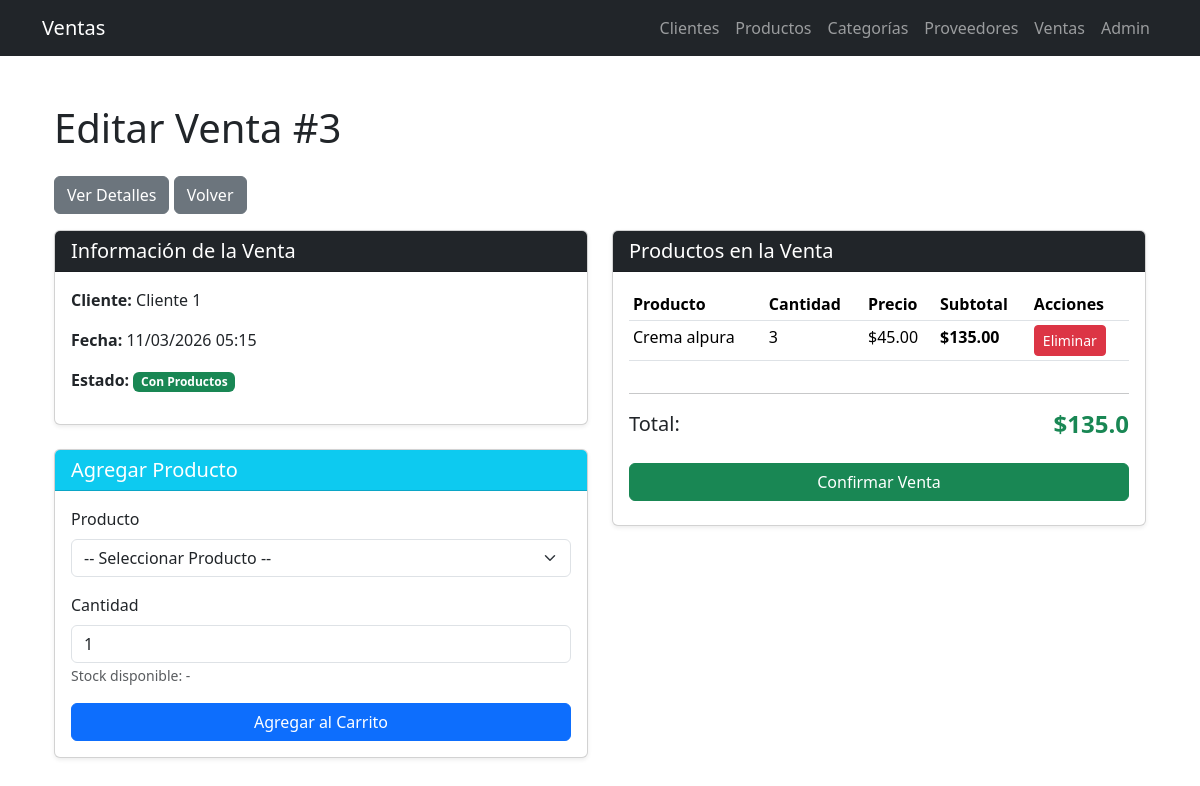
Page /ventas/3/editar/ on the committed database.
### ventas/infrastructure/django_models/__init__.py (models this page shows, shortened)
class ClienteModel(models.Model):
    nombre = models.CharField(max_length=100)
    email = models.EmailField(blank=True, null=True)
    calle = models.CharField(max_length=255, blank=True, null=True)
    colonia = models.CharField(max_length=100, blank=True, null=True)
    codigo_postal = models.CharField(max_length=10, blank=True, null=True)
    ciudad = models.CharField(max_length=100, blank=True, null=True)
    telefono = models.CharField(max_length=20, blank=True, null=True)

class VentaModel(models.Model):
    cliente = models.ForeignKey(ClienteModel, on_delete=models.CASCADE)
    fecha = models.DateTimeField(auto_now_add=True)
    total = models.DecimalField(max_digits=12, decimal_places=2, default=0)

class DetalleVentaModel(models.Model):
    venta = models.ForeignKey(VentaModel, on_delete=models.CASCADE, related_name='detalles')
    producto = models.ForeignKey(ProductoModel, on_delete=models.CASCADE)
    cantidad = models.PositiveIntegerField()
    precio_unitario = models.DecimalField(max_digits=10, decimal_places=2)
    subtotal = models.DecimalField(max_digits=12, decimal_places=2)

class ProductoModel(models.Model):
    nombre = models.CharField(max_length=100)
    descripcion = models.TextField(blank=True, null=True)
    precio = models.DecimalField(max_digits=10, decimal_places=2)
    stock = models.PositiveIntegerField(default=0)
    categoria = models.ForeignKey(CategoriaModel, on_delete=models.CASCADE, related_name='productos', null=True, blank=True)

### ventas/views.py (the view)
# urls.py: path('ventas/<int:venta_id>/editar/', views.editar_venta, name='editar_venta'),
@require_http_methods(["GET", "POST"])
def editar_venta(request, venta_id):
    venta_model = get_object_or_404(VentaModel, id=venta_id)
    venta = venta_service.get_venta_by_id(venta_id)
    if request.method == 'POST':
        return redirect('editar_venta', venta_id=venta_id)
    productos = ProductoModel.objects.filter(stock__gt=0)
    detalles = DetalleVentaModel.objects.filter(venta=venta_model)
    return render(request, 'ventas/ventas/editar.html', {
        'form': None,
        'venta': venta,
        'detalles': detalles,
        'productos': productos,
        'venta_id': venta_id
    })

### ventas/application/services/__init__.py (called while the page is built)
    def get_venta_by_id(self, venta_id):
        return self.repository.get_by_id(venta_id)

### ventas/infrastructure/repositories/cliente_repository.py (called while the page is built)
    def get_by_id(self, cliente_id: int) -> Optional[Cliente]:
        try:
            cliente_model = ClienteModel.objects.get(id=cliente_id)
            return self._model_to_entity(cliente_model)
        except ObjectDoesNotExist:
            return None

    def _model_to_entity(self, cliente_model: ClienteModel) -> Cliente:
        return Cliente(
            id=cliente_model.id,
            nombre=cliente_model.nombre,
            email=cliente_model.email,
            calle=cliente_model.calle,
            colonia=cliente_model.colonia,
            codigo_postal=cliente_model.codigo_postal,
            ciudad=cliente_model.ciudad,
            telefono=cliente_model.telefono
        )

### ventas/infrastructure/repositories/venta_repository.py (called while the page is built)
    def get_by_id(self, venta_id: int) -> Optional[Venta]:
        try:
            venta_model = VentaModel.objects.get(id=venta_id)
            return self._model_to_entity(venta_model)
        except ObjectDoesNotExist:
            return None

    def _producto_model_to_entity(self, producto_model):
        from ...domain.entities import Producto
        return Producto(
            id=producto_model.id,
            nombre=producto_model.nombre,
            descripcion=producto_model.descripcion,
            precio=float(producto_model.precio),
            stock=producto_model.stock
        )

### ventas/templates/ventas/ventas/editar.html (shortened to what this page needs)
{% extends 'ventas/base.html' %}
{% block content %}
<div class="container mt-5">
    <h1 class="mb-4">Editar Venta #{{ venta.id }}</h1>
    <a href="{% url 'detalle_venta' venta.id %}" class="btn btn-secondary mb-3">Ver Detalles</a>
    <a href="{% url 'lista_ventas' %}" class="btn btn-secondary mb-3">Volver</a>
    <div class="row">
        <div class="col-md-6">
            <div class="card mb-4">
                <div class="card-header bg-dark text-white">
                    <h5 class="mb-0">Información de la Venta</h5>
                </div>
                <div class="card-body">
                    <p><strong>Cliente:</strong> {{ venta.cliente.nombre }}</p>
                    <p><strong>Fecha:</strong> {{ venta.fecha|date:"d/m/Y H:i" }}</p>
                    <p><strong>Estado:</strong>
                        {% if detalles %}
                            <span class="badge bg-success">Con Productos</span>
                        {% else %}
                            <span class="badge bg-warning">Vacía</span>
                        {% endif %}
                    </p>
                </div>
            </div>
            <div class="card">
                <div class="card-header bg-info text-white">
                    <h5 class="mb-0">Agregar Producto</h5>
                </div>
                <div class="card-body">
                    <form id="formAgregarProducto">
                        <div class="mb-3">
                            <label for="producto" class="form-label">Producto</label>
                            <select id="producto" name="producto" class="form-select" required>
                                <option value="">-- Seleccionar Producto --</option>
                            </select>
                        </div>
                        <div class="mb-3">
                            <label for="cantidad" class="form-label">Cantidad</label>
                            <input type="number" id="cantidad" name="cantidad" class="form-control" value="1" min="1" required>
                            <small class="text-muted">Stock disponible: <span id="stockDisponible">-</span></small>
                        </div>
                        <button type="submit" class="btn btn-primary w-100">
                             Agregar al Carrito
                        </button>
                    </form>
                </div>
            </div>
        </div>
        <div class="col-md-6">
            <div class="card">
                <div class="card-header bg-dark text-white">
                    <h5 class="mb-0">Productos en la Venta</h5>
                </div>
                <div class="card-body">
                    {% if detalles %}
                        <div class="table-responsive">
                            <table class="table table-sm">
                                <thead>
                                    <tr>
                                        <th>Producto</th>
                                        <th>Cantidad</th>
                                        <th>Precio</th>
                                        <th>Subtotal</th>
                                        <th>Acciones</th>
                                    </tr>
                                </thead>
                                <tbody>
                                    {% for detalle in detalles %}
                                    <tr class="detalle-row" data-detalle-id="{{ detalle.id }}">
                                        <td>{{ detalle.producto.nombre }}</td>
                                        <td>{{ detalle.cantidad }}</td>
                                        <td>${{ detalle.precio_unitario }}</td>
                                        <td><strong>${{ detalle.subtotal }}</strong></td>
                                        <td>
                                            <button type="button" class="btn btn-sm btn-danger btn-eliminar"
                                                    data-detalle-id="{{ detalle.id }}">
                                                Eliminar
                                            </button>
                                        </td>
                                    </tr>
                                    {% endfor %}
                                </tbody>
                            </table>
                        </div>
                        <hr>
                        <div class="d-flex justify-content-between align-items-center mb-3">
                            <h5>Total:</h5>
                            <h4 class="text-success"><strong id="totalVenta">${{ venta.total }}</strong></h4>
                        </div>
                        <form method="POST" action="{% url 'guardar_venta' venta.id %}" class="mb-2">
                            <button type="submit" class="btn btn-success w-100">
                                 Confirmar Venta
                            </button>
                        </form>
                    {% else %}
                        <div class="alert alert-warning">
                            No hay productos agregados a esta venta. Agregue al menos uno para continuar.
                        </div>
                    {% endif %}
                </div>
            </div>
        </div>
    </div>
</div>
{% endblock %}

### ventas/templates/ventas/ventas/editar.html (style rules this page uses)
select, input { border: 1px solid #ddd; border-radius: 4px; padding: 8px 12px; font-size: 14px; }
.card { box-shadow: 0 0.125rem 0.25rem rgba(0, 0, 0, 0.075); }

### rows in the picture
ClienteModel: cliente.nombre "Cliente 1"
VentaModel: fecha "11/03/2026 05:15"
DetalleVentaModel: producto.nombre "Crema alpura", cantidad "3", precio_unitario "45.00", subtotal "135.00"

### other values in the picture
{{ venta.id }} "3"
{{ venta.total }} "135.0"
